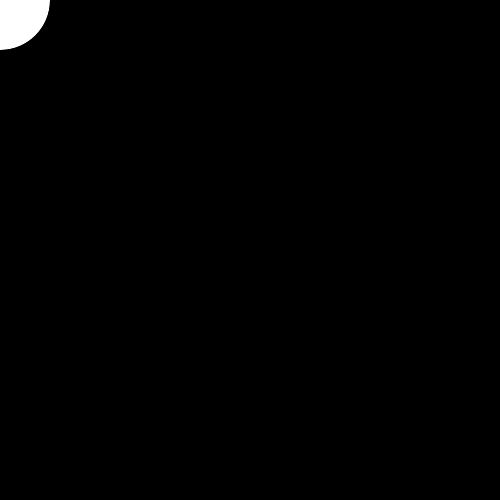
Frame 1 (no input)
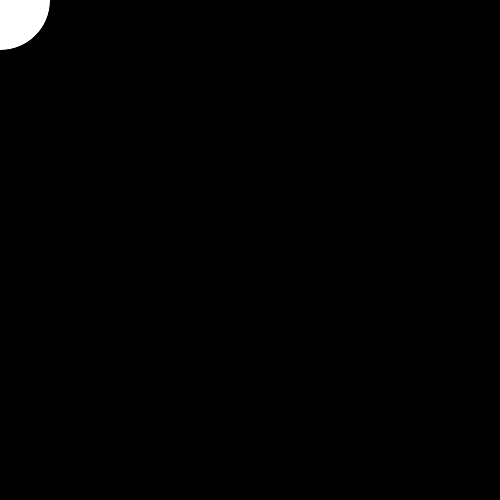
Frame 60 (the mouse pressed at the canvas centre just before this capture)
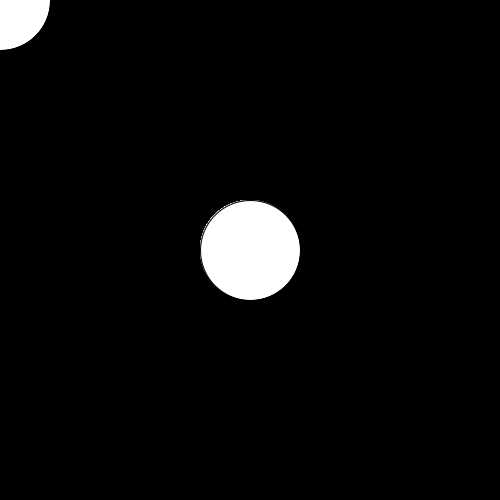
Frame 120 (the mouse held since frame 60 and released just before this capture)

The Processing sketch that drew these frames (run headless with seeded random() and noise(); from frame 60 on, the mouse is pressed at the canvas centre):

// Processing sketch: Basic_Variable_Draw_Mouse
// ── Basic_Variable_Draw_Mouse.pde
// set up happens only once at the start!

void setup()
{
  size(500, 500);
  background(0);
  
}

//Draw loops continuously, so that something can be interactive and changing

void draw()
{
  ellipse(mouseX, mouseY, 100, 100);
}
